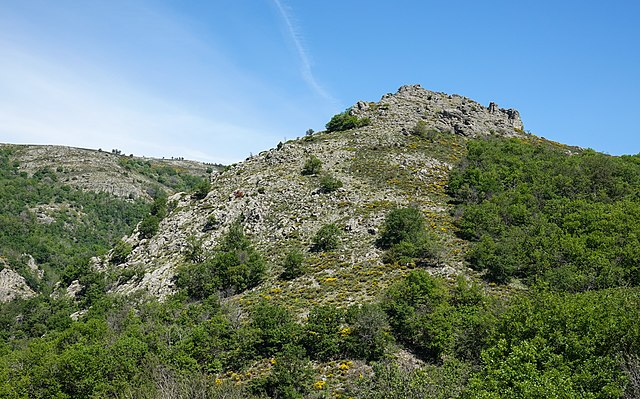
#> input picture landschaft.jpg, 640 x 399 px, found by its file name
$ python greenscreen.py
#> lines starting #> are read from the running program, lines starting #| are printed output that depends on the picture; after the words box and inside, x2 and y2 are one past the last pixel; in counts of white or black regions, pixels touching at a corner belong together
from PIL import Image
BACKGROUND_FILE = "landschaft.jpg"
PERSON_FILE = "person.jpg"
F = 0.9 #Faktor, der angibt, wie grün ein Pixel sein muss, damit es als ausgeblendeter Bereich gewertet wird. Je
#größer F ist, desto größer muss der Wert des grünen Farbkanals gegenüber den anderen Farbkanälen sein
im_background = Image.open(BACKGROUND_FILE) #Hintergrundbild geladen
#> im_background is the input picture: PIL image 640x399 RGB; mean R, G, B 106.2, 129.2, 122.6
im_person = Image.open(PERSON_FILE)
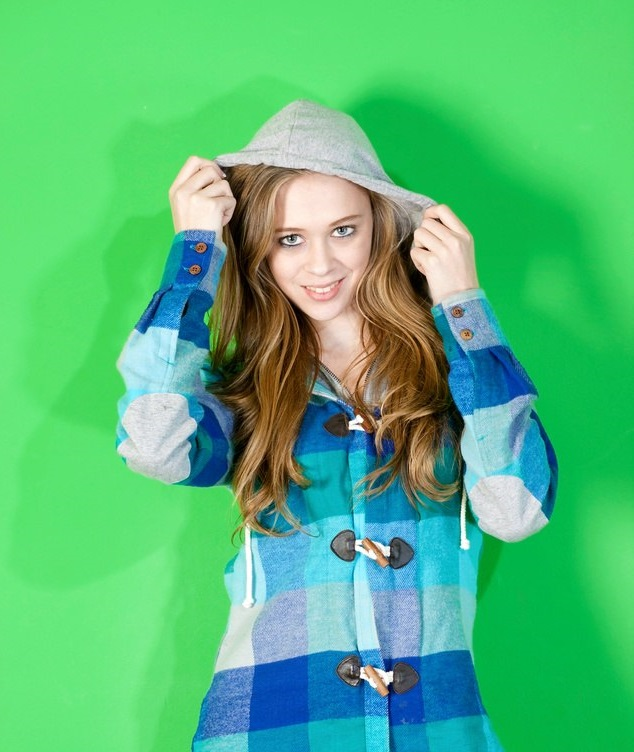
#> input picture person.jpg, 634 x 752 px, found by its file name
#> im_person is the input picture: PIL image 634x752 RGB; mean R, G, B 83.9, 186.3, 121.6
list_person = list(im_person.getdata()) #aus Image-Objekt werden zeilenweise die Pixel ausgelesen und eine lange Liste aus 3-Tupeln gewonnen
#> list_person = 476768 items
list_mask = [0 if g > F *(r + b) else 255 for r, g, b in list_person] #list comprehension beschreibt eine Liste
#> list_mask = 476768 items
#aus Zahlen, die entweder 0 oder 255 sind. Aus Pixeln des Bilds mit Person vor dem grünen Hintegrund werden hier
#die Pixel der Maske ermittelt. Wenn das Pixel des Personenbildes grün ist, wird Pixel der Maske schwarz, sonst
#wird es weiß
im_mask = Image.new(mode="L", size=im_person.size) #es wird ein ganzes schwarz-weiß Bild erstellt, gleichen Maße
#> im_mask: PIL image 634x752 L; every value is 0
im_mask.putdata(list_mask) #in das Bild werden die Daten (0-255) aus liste_mask eingefügt
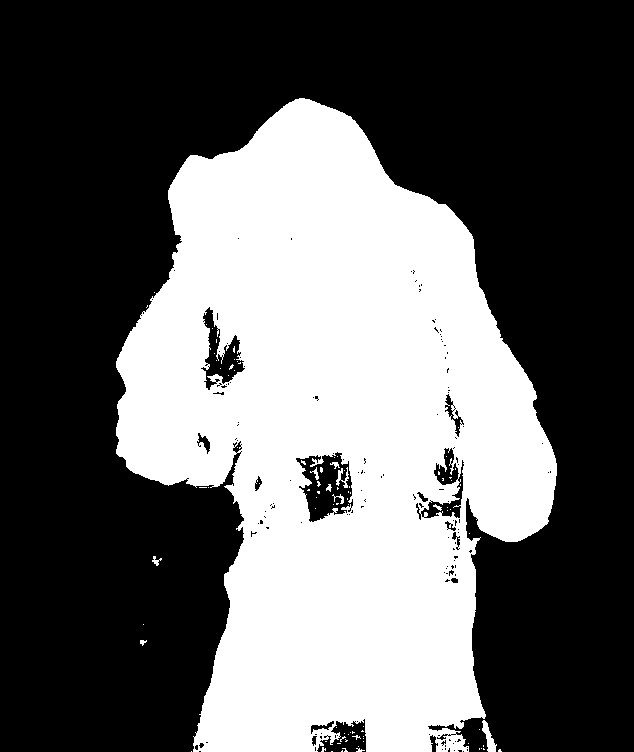
#> im_mask: PIL image 634x752 L; 38.5% white; 89 white regions (79 under 20 px), largest, box (x1, y1, x2, y2) and area: (116, 98, 557, 752) 182600, (482, 720, 497, 752) 211, (336, 467, 349, 488) 111
im_background.paste(im_person, box=(100,10), mask=im_mask) #mithilfe der Maske wird Bild in Landschaftsbild
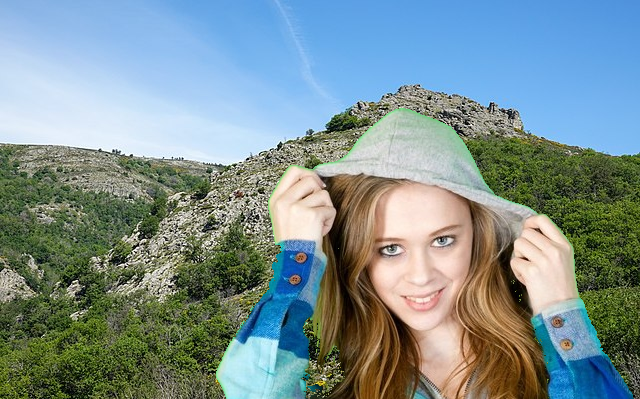
#> im_background: PIL image 640x399 RGB; mean R, G, B 124, 143.9, 145
#eingefügt. Die obere linke Ecke des eingefügten Bilds ist an Position (100,10) in der Geometrie des Landschafts
#bildes
im_background.show()
